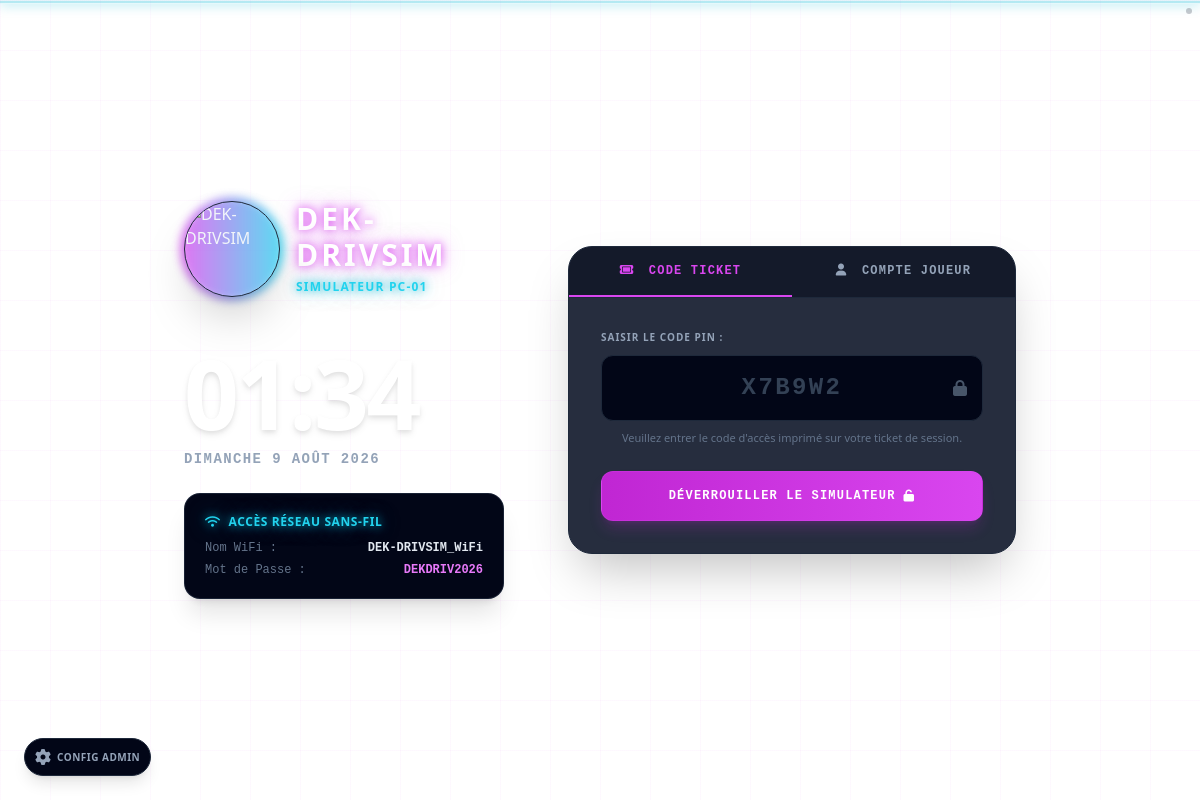
The app's page /client/PC-01 with its own data.
### tables this page shows
CREATE TABLE terminals (
        id INTEGER PRIMARY KEY AUTOINCREMENT,
        name TEXT UNIQUE NOT NULL,
        type TEXT NOT NULL, -- 'PC' or 'Console'
        status TEXT NOT NULL DEFAULT 'free', -- 'free', 'occupied', 'paused', 'maintenance'
        current_session_id INTEGER,
        ip_address TEXT,
        last_ping TEXT
    );

CREATE TABLE settings (
        key TEXT PRIMARY KEY,
        value TEXT NOT NULL
    );

### cybercafe_manager/app.py (the view, shortened to what this page needs)
@app.route('/client/<name>')
def client_locker(name):
    term = get_terminal_by_name(name)
    return render_template('client_locker.html', name=name, terminal=term, settings=get_settings(), games=get_all_games())

### cybercafe_manager/app.py (called while the page is built, shortened)
def get_db():
    conn = sqlite3.connect(DB_PATH, timeout=30.0)
    conn.execute("PRAGMA busy_timeout = 30000;")
    conn.row_factory = sqlite3.Row
    return conn

def get_terminal_by_name(name):
    conn = get_db()
    cursor = conn.cursor()
    cursor.execute('''
        SELECT t.*, s.session_type, s.start_time, s.end_time, s.duration_mins, s.time_spent_seconds, s.reference_id
        FROM terminals t
        LEFT JOIN sessions s ON t.current_session_id = s.id
        WHERE t.name = ?
    ''', (name,))
    row = cursor.fetchone()
    conn.close()
    if not row:
        return None
    term = dict(row)
    return term

def get_all_games():
    conn = get_db()
    cursor = conn.cursor()
    cursor.execute("SELECT * FROM games ORDER BY category, name")
    games = [dict(row) for row in cursor.fetchall()]
    conn.close()
    return games

def get_settings():
    conn = get_db()
    cursor = conn.cursor()
    cursor.execute("SELECT * FROM settings")
    settings = {row['key']: row['value'] for row in cursor.fetchall()}
    conn.close()
    return settings

### cybercafe_manager/templates/client_locker.html (shortened to what this page needs)
<!DOCTYPE html>
<html lang="fr">
<head>
    <script src="https://cdn.tailwindcss.com"></script>
    <link rel="stylesheet" href="https://cdnjs.cloudflare.com/ajax/libs/font-awesome/6.4.0/css/all.min.css">
</head>
<body class="gaming-bg text-slate-100 min-h-screen relative flex items-center justify-center animated-grid font-sans">
    <div onclick="triggerSecretBypass()" class="absolute top-2 right-2 w-1.5 h-1.5 bg-slate-800 hover:bg-fuchsia-500 rounded-full cursor-pointer select-none opacity-25 hover:opacity-100 transition-all z-50" title="Bypass Test Admin"></div>
    <div id="lock-screen" class="z-10 max-w-4xl w-full p-6 md:p-8 flex flex-col md:flex-row gap-12 items-center justify-center min-h-screen">
        <div class="flex-1 text-center md:text-left flex flex-col items-center md:items-start justify-center">
            <div class="flex items-center gap-4 justify-center md:justify-start mb-6">
                <div class="relative">
                    <img src="/static/images/logo.png" alt="DEK-DRIVSIM" class="relative w-24 h-24 rounded-full border border-slate-800 object-cover shadow-2xl">
                </div>
                <div>
                    <h1 class="text-3xl font-black tracking-widest text-white uppercase neon-glow-purple">DEK-DRIVSIM</h1>
                    <span class="text-xs text-cyan-400 font-extrabold uppercase tracking-widest neon-glow-cyan">Simulateur {{ name }}</span>
                </div>
            </div>
            <div class="my-6">
                <div id="lock-time" class="text-7xl md:text-8xl font-black tracking-tight text-white drop-shadow-md">18:30</div>
                <div id="lock-date" class="text-slate-400 mt-2 text-sm font-bold uppercase tracking-widest font-mono">Samedi, 25 Juillet 2026</div>
            </div>
            <div class="bg-slate-950 border border-slate-800/80 rounded-2xl p-5 backdrop-blur-md inline-block text-left w-full md:max-w-xs shadow-xl">
                <h3 class="text-xs font-bold text-cyan-400 uppercase tracking-wider mb-2.5 flex items-center gap-2 neon-glow-cyan">
                    <i class="fa-solid fa-wifi"></i> Accès Réseau Sans-Fil
                </h3>
                <div class="space-y-1.5 text-xs font-mono">
                    <div class="flex justify-between">
                        <span class="text-slate-500">Nom WiFi :</span>
                        <span class="font-bold text-slate-200">{{ settings.wifi_ssid }}</span>
                    </div>
                    <div class="flex justify-between">
                        <span class="text-slate-500">Mot de Passe :</span>
                        <span class="font-bold text-fuchsia-400">{{ settings.wifi_password }}</span>
                    </div>
                </div>
            </div>
        </div>
        <div class="w-full max-w-md bg-slate-900/90 border border-slate-800 rounded-3xl shadow-2xl overflow-hidden backdrop-blur-lg flex flex-col neon-border-purple">
            <div class="flex border-b border-slate-800 bg-slate-950/50 font-mono">
                <button onclick="setTab('ticket')" id="tab-btn-ticket" class="flex-1 py-4 text-center font-bold text-xs tracking-widest uppercase border-b-2 border-fuchsia-500 text-fuchsia-500 transition-all">
                    <i class="fa-solid fa-ticket mr-1.5"></i> Code Ticket
                </button>
                <button onclick="setTab('player')" id="tab-btn-player" class="flex-1 py-4 text-center font-bold text-xs tracking-widest uppercase border-b-2 border-transparent text-slate-400 hover:text-slate-200 transition-all">
                    <i class="fa-solid fa-user mr-1.5"></i> Compte Joueur
                </button>
            </div>
            <div class="p-8">
                <form id="form-ticket" onsubmit="unlockWithTicket(event)" class="space-y-6">
                    <div>
                        <label class="block text-[10px] font-bold text-slate-400 uppercase tracking-widest mb-2.5">Saisir le Code PIN :</label>
                        <div class="relative">
                            <input type="text" id="ticket-code" placeholder="X7B9W2" required autocomplete="off"
                                   class="w-full bg-slate-950 border border-slate-800 rounded-xl px-4 py-4 text-center text-2xl font-mono font-black tracking-widest text-white focus:outline-none focus:border-fuchsia-500 focus:ring-1 focus:ring-fuchsia-500 placeholder-slate-700 uppercase transition-all">
                            <span class="absolute right-4 top-1/2 -translate-y-1/2 text-slate-600">
                                <i class="fa-solid fa-lock"></i>
                            </span>
                        </div>
                        <p class="text-[11px] text-slate-500 mt-2 text-center leading-relaxed font-sans">
                            Veuillez entrer le code d'accès imprimé sur votre ticket de session.
                        </p>
                    </div>
                    <button type="submit" id="btn-submit-ticket" class="w-full py-4 bg-gradient-to-r from-fuchsia-600 to-fuchsia-500 hover:from-fuchsia-500 hover:to-fuchsia-400 text-white font-bold rounded-xl tracking-widest uppercase shadow-lg shadow-fuchsia-600/20 hover:shadow-fuchsia-500/30 transition-all duration-300 flex items-center justify-center gap-2 text-xs font-mono border border-fuchsia-500/25">
                        Déverrouiller le simulateur <i class="fa-solid fa-unlock"></i>
                    </button>
                </form>
            </div>
        </div>
    </div>
    <button onclick="openAdminCatalogModal()" class="z-20 absolute bottom-6 left-6 p-2.5 bg-slate-950 border border-slate-800 rounded-full hover:bg-slate-900 hover:text-cyan-400 transition-all shadow-lg text-slate-400 flex items-center gap-1.5" title="Configuration Administrateur">
        <i class="fa-solid fa-cog animate-spin" style="animation-duration: 8s;"></i> <span class="text-[10px] font-bold uppercase tracking-wider">Config Admin</span>
    </button>
</body>
</html>

### cybercafe_manager/templates/client_locker.html (style rules this page uses)
body { user-select: none; overflow: hidden; }
.gaming-bg { animation: bgPulse 8s ease-in-out infinite; }
.animated-grid { background-size: 50px 50px; background-image: linear-gradient(to right, rgba(217, 70, 239, 0.035) 1px, transparent 1px), linear-gradient(to bottom, rgba(217, 70, 239, 0.035) 1px, transparent 1px); animation: gridMove 15s linear infinite; }
.neon-glow-purple { text-shadow: 0 0 10px #d946ef, 0 0 20px rgba(217, 70, 239, 0.5); }
.neon-glow-cyan { text-shadow: 0 0 10px #06b6d4, 0 0 20px rgba(6, 182, 212, 0.5); }
.neon-border-purple { border: 1px solid #d946ef; box-shadow: 0 0 15px rgba(217, 70, 239, 0.25), inset 0 0 15px rgba(217, 70, 239, 0.1); }

### records on screen
terminals: name "PC-01"
settings: wifi_ssid "DEK-DRIVSIM_WiFi"
settings: wifi_password "DEKDRIV2026"
